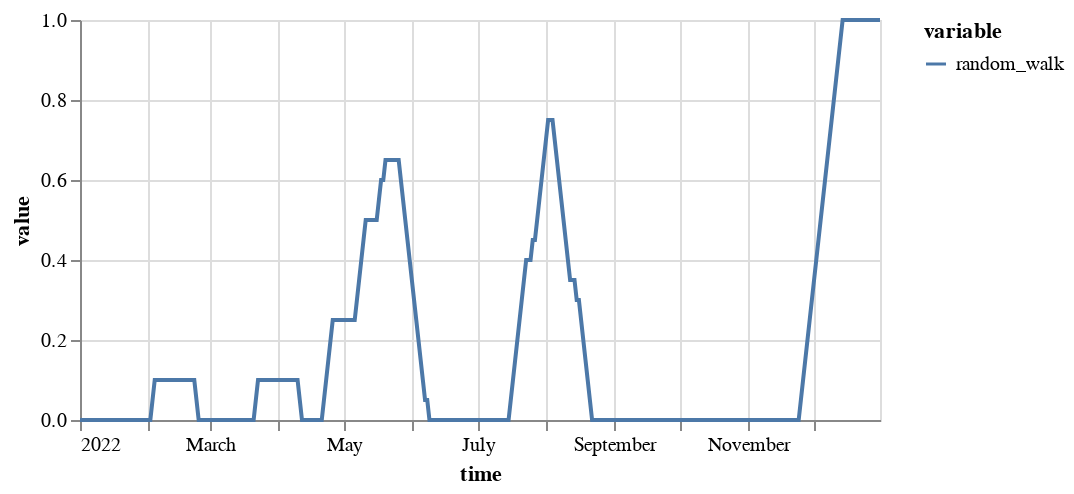

The cell this chart's notebook holds for it:
### Code cell
ts_sum = anomalies_frequencies.get_frequency_of_anomaly_in_window(window_size='20D')

ts_sum.plot()

### Figure 1 — Vega specification as saved in the notebook (floating-point values rounded to 4 significant figures; data arrays with more than 128 entries replaced by an {"elided": "..."} marker saying what was removed)
{"$schema": "https://vega.github.io/schema/vega/v5.json", "data": [{"name": "source_0", "values": {"elided": "365 records"}, "transform": [{"type": "formula", "expr": "toDate(datum['time'])", "as": "time"}]}, {"name": "source_0_y_domain_value", "values": [{"min": 0.0, "max": 1.0}]}, {"name": "source_0_color_domain_variable", "values": [{"variable": "random_walk"}]}], "marks": [{"type": "group", "name": "layer_0_pathgroup", "from": {"facet": {"data": "source_0", "name": "faceted_path_layer_0_main", "groupby": ["variable"]}}, "encode": {"update": {"width": {"field": {"signal": null, "datum": null, "group": "width", "parent": null}}, "height": {"field": {"signal": null, "datum": null, "group": "height", "parent": null}}}}, "marks": [{"type": "line", "name": "layer_0_marks", "from": {"data": "faceted_path_layer_0_main"}, "sort": {"field": "x"}, "encode": {"update": {"defined": {"signal": "isValid(datum[\"time\"]) && isFinite(+datum[\"time\"]) && isValid(datum[\"value\"]) && isFinite(+datum[\"value\"])"}, "x": {"field": "time", "scale": "x"}, "stroke": {"field": "variable", "scale": "color"}, "y": {"field": "value", "scale": "y"}}}, "style": ["line"]}]}], "scales": [{"name": "x", "type": "time", "domain": {"data": "source_0", "field": "time"}, "range": [0, {"signal": "width"}]}, {"name": "y", "type": "linear", "domain": [{"signal": "(data(\"source_0_y_domain_value\")[0] || {}).min"}, {"signal": "(data(\"source_0_y_domain_value\")[0] || {}).max"}], "range": [{"signal": "height"}, 0], "nice": true, "zero": true}, {"name": "color", "type": "ordinal", "domain": {"data": "source_0_color_domain_variable", "field": "variable", "sort": true}, "range": "category"}], "axes": [{"scale": "x", "gridScale": "y", "labels": false, "ticks": false, "orient": "bottom", "maxExtent": 0, "minExtent": 0, "aria": false, "tickCount": {"signal": "ceil(width/40)"}, "domain": false, "zindex": 0, "grid": true}, {"scale": "y", "domain": false, "maxExtent": 0, "ticks": false, "gridScale": "x", "zindex": 0, "orient": "left", "aria": false, "grid": true, "tickCount": {"signal": "ceil(height/40)"}, "labels": false, "minExtent": 0}, {"scale": "x", "grid": false, "title": "time", "tickCount": {"signal": "ceil(width/40)"}, "labelOverlap": true, "labelFlush": true, "zindex": 0, "orient": "bottom"}, {"scale": "y", "tickCount": {"signal": "ceil(height/40)"}, "title": "value", "orient": "left", "zindex": 0, "grid": false, "labelOverlap": true}], "style": "cell", "background": "white", "padding": 5, "height": 200, "legends": [{"stroke": "color", "symbolType": "stroke", "title": "variable"}], "width": 400}
